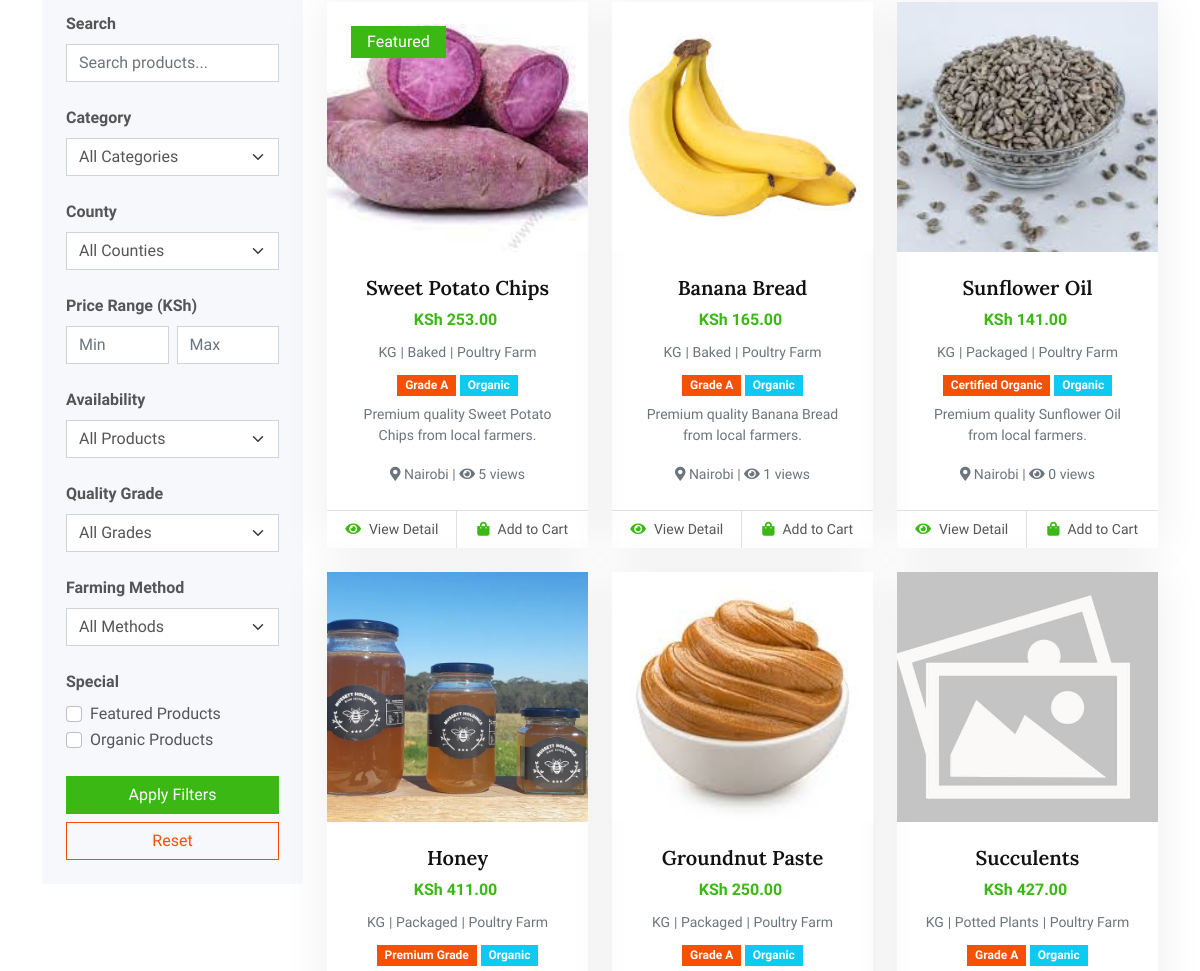
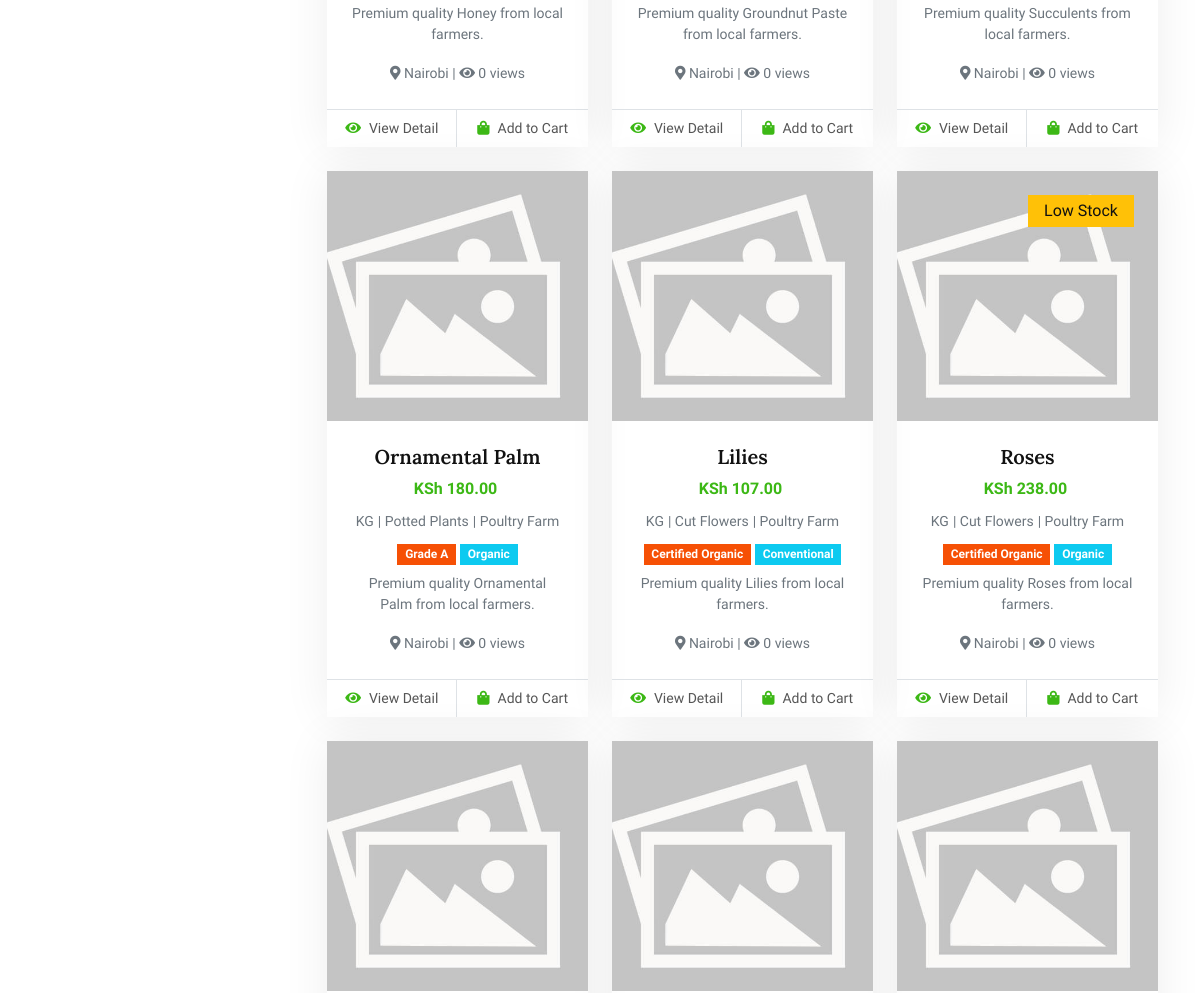
/products/ (middle part), run on an earlier commit of the app's database (2 pictures, top to bottom).
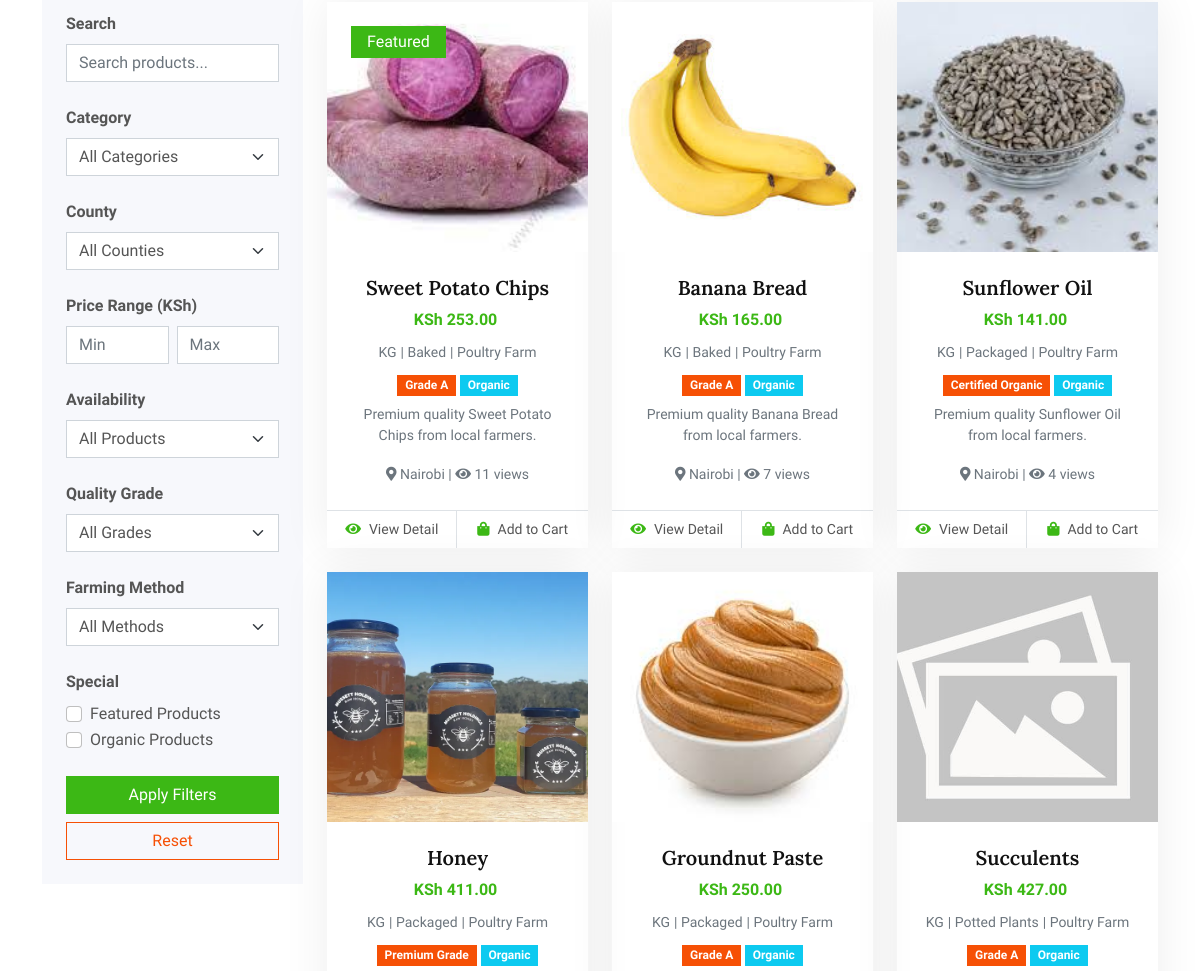
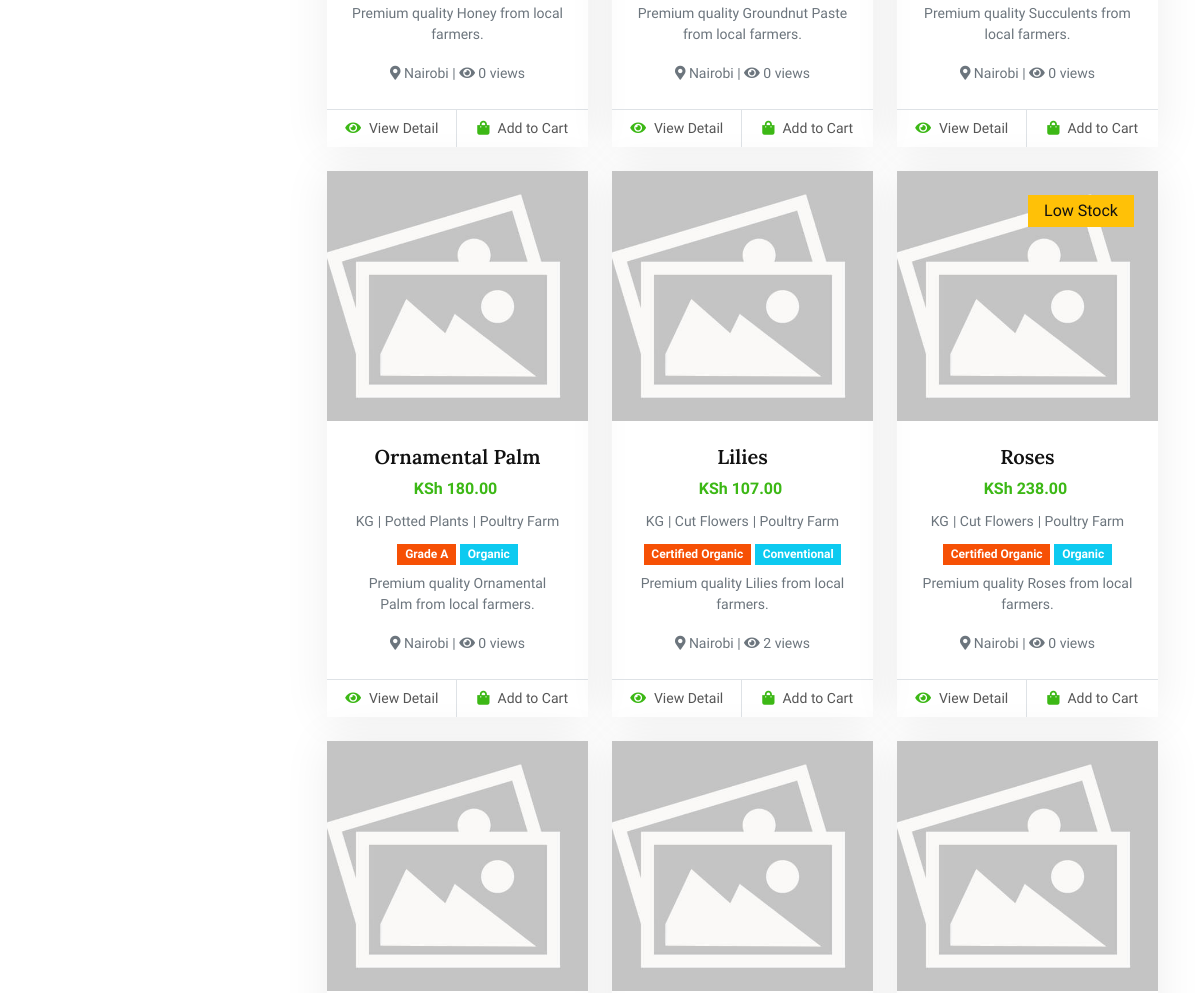
And on a later commit of the database (2 pictures, top to bottom).
### farmers_app/models.py (models this page shows, shortened)
class Product(models.Model):
    STOCK_STATUS_CHOICES = [
        ('available', 'Available'),
        ('low_stock', 'Low Stock'),
        ('sold_out', 'Sold Out'),
        ('harvesting', 'Currently Harvesting'),
        ('pre_order', 'Pre-Order (Future Harvest)'),
    ]
    UNIT_CHOICES = [
        ('kg', 'Kilogram'),
        ('g', 'Gram'),
        ('ltr', 'Liter'),
        ('ml', 'Milliliter'),
        ('pc', 'Piece'),
        ('dozen', 'Dozen'),
        ('bag', 'Bag (90kg)'),
        ('crate', 'Crate'),
        ('bunch', 'Bunch'),
        ('sack', 'Sack'),
        ('ton', 'Ton'),
        ('acre', 'Per Acre'),
    ]
    QUALITY_GRADE_CHOICES = [
        ('premium', 'Premium Grade'),
        ('grade_a', 'Grade A'),
        ('grade_b', 'Grade B'),
        ('standard', 'Standard'),
        ('organic', 'Certified Organic'),
    ]
    farmer = models.ForeignKey(FarmerProfile, on_delete=models.CASCADE, related_name='products')
    name = models.CharField(max_length=200)
    slug = models.SlugField(max_length=200, unique=True, blank=True)
    sku = models.CharField(max_length=100, unique=True, help_text='Stock Keeping Unit')
    description = models.TextField()
    short_description = models.CharField(max_length=300, blank=True)
    category = models.ForeignKey(Category, on_delete=models.CASCADE, related_name='products')
    subcategory = models.ForeignKey(SubCategory, on_delete=models.CASCADE, related_name='products', blank=True, null=True)
    price = models.DecimalField(max_digits=10, decimal_places=2)
    discount_price = models.DecimalField(max_digits=10, decimal_places=2, blank=True, null=True)
    minimum_order = models.DecimalField(max_digits=8, decimal_places=2, default=1)
    available_quantity = models.DecimalField(max_digits=10, decimal_places=2, default=0)
    stock_status = models.CharField(max_length=20, choices=STOCK_STATUS_CHOICES, default='available')
    low_stock_threshold = models.DecimalField(max_digits=8, decimal_places=2, default=10)
    unit = models.CharField(max_length=20, choices=UNIT_CHOICES, default='kg')
    quality_grade = models.CharField(max_length=20, choices=QUALITY_GRADE_CHOICES, default='standard')
    variety = models.CharField(max_length=100, blank=True, help_text='e.g., Sukuma Wiki, Improved Kienyeji')
    harvest_date = models.DateField(blank=True, null=True)
    expiry_date = models.DateField(blank=True, null=True)
    farming_method = models.CharField(max_length=100, blank=True, help_text='Organic, Conventional, etc.')
    is_active = models.BooleanField(default=True)
    is_featured = models.BooleanField(default=False)
    is_organic = models.BooleanField(default=False)
    is_available_for_preorder = models.BooleanField(default=False)
    total_sold = models.DecimalField(max_digits=10, decimal_places=2, default=0)
    view_count = models.PositiveIntegerField(default=0)
    created_at = models.DateTimeField(auto_now_add=True)
    updated_at = models.DateTimeField(auto_now=True)
    class Meta:
        ordering = ['-created_at']
        indexes = [
            models.Index(fields=['slug']),
            models.Index(fields=['sku']),
            models.Index(fields=['category', 'is_active']),
            models.Index(fields=['farmer', 'is_active']),
        ]
    @property
    def selling_price(self):
        return self.discount_price if self.discount_price else self.price
    @property
    def is_in_stock(self):
        return self.stock_status in ['available', 'low_stock']

class ProductImage(models.Model):
    product = models.ForeignKey(Product, on_delete=models.CASCADE, related_name='images')
    image = models.ImageField(upload_to='products/')
    alt_text = models.CharField(max_length=200, blank=True)
    is_main = models.BooleanField(default=False)
    sort_order = models.PositiveIntegerField(default=0)
    created_at = models.DateTimeField(auto_now_add=True)
    class Meta:
        ordering = ['sort_order', 'created_at']

class SubCategory(models.Model):
    category = models.ForeignKey(Category, on_delete=models.CASCADE, related_name='subcategories')
    name = models.CharField(max_length=100)
    slug = models.SlugField(max_length=100, blank=True)
    description = models.TextField(blank=True)
    is_active = models.BooleanField(default=True)
    created_at = models.DateTimeField(auto_now_add=True)
    class Meta:
        verbose_name_plural = "Sub Categories"
        unique_together = ('category', 'name')
        ordering = ['name']

class FarmerProfile(models.Model):
    FARM_TYPE_CHOICES = [
        ('crops', 'Crop Farming'),
        ('livestock', 'Livestock'),
        ('poultry', 'Poultry'),
        ('dairy', 'Dairy Farming'),
        ('mixed', 'Mixed Farming'),
        ('organic', 'Organic Farming'),
        ('greenhouse', 'Greenhouse Farming'),
    ]
    user = models.OneToOneField(CustomUser, on_delete=models.CASCADE, related_name='farmer_profile')
    farm_name = models.CharField(max_length=200)
    farm_size = models.DecimalField(max_digits=8, decimal_places=2, help_text='Size in acres')
    farm_type = models.CharField(max_length=20, choices=FARM_TYPE_CHOICES, default='crops')
    county = models.ForeignKey(County, on_delete=models.CASCADE)
    subcounty = models.ForeignKey(SubCounty, on_delete=models.CASCADE)
    ward = models.ForeignKey(Ward, on_delete=models.CASCADE)
    specific_location = models.CharField(max_length=200, help_text='Village, estate, or landmark')
    mpesa_number = models.CharField(max_length=15, validators=[RegexValidator(r'^\+?254\d{9}$')])
    bank_account = models.CharField(max_length=50, blank=True)
    bank_name = models.CharField(max_length=100, blank=True)
    description = models.TextField(blank=True)
    years_experience = models.PositiveIntegerField(default=0)
    certifications = models.TextField(blank=True, help_text='Organic, GAP, etc.')
    total_sales = models.DecimalField(max_digits=12, decimal_places=2, default=0)
    rating = models.DecimalField(max_digits=3, decimal_places=2, default=0)
    total_reviews = models.PositiveIntegerField(default=0)
    is_verified = models.BooleanField(default=False)
    is_active = models.BooleanField(default=True)
    created_at = models.DateTimeField(auto_now_add=True)
    updated_at = models.DateTimeField(auto_now=True)

class County(models.Model):
    name = models.CharField(max_length=100, unique=True)
    code = models.CharField(max_length=3, unique=True)
    created_at = models.DateTimeField(auto_now_add=True)
    class Meta:
        verbose_name_plural = "Counties"
        ordering = ['name']

### farmers_app/views.py (the view, shortened to what this page needs)
# urls.py: path('products/', views.product_list, name='product_list'),
def product_list(request):
    products = Product.objects.filter(is_active=True).select_related(
        'category', 'subcategory', 'farmer__user'
    ).prefetch_related('images')
    has_filters = False
    search_query = request.GET.get('q', '').strip()
    current_category = request.GET.get('category')
    if current_category:
        products = products.filter(category__slug=current_category)
        has_filters = True
    current_subcategory = request.GET.get('subcategory')
    if current_subcategory:
        products = products.filter(subcategory__slug=current_subcategory)
        has_filters = True
    min_price = request.GET.get('min_price')
    max_price = request.GET.get('max_price')
    stock_status = request.GET.get('stock_status')
    if stock_status:
        products = products.filter(stock_status=stock_status)
        has_filters = True
    featured = request.GET.get('featured')
    if featured:
        products = products.filter(is_featured=True)
        has_filters = True
    organic = request.GET.get('organic')
    if organic:
        products = products.filter(is_organic=True)
        has_filters = True
    quality_grade = request.GET.get('quality_grade')
    if quality_grade:
        products = products.filter(quality_grade=quality_grade)
        has_filters = True
    farming_method = request.GET.get('farming_method')
    if farming_method:
        products = products.filter(farming_method__icontains=farming_method)
        has_filters = True
    county = request.GET.get('county')
    if county:
        products = products.filter(farmer__county__slug=county)
        has_filters = True
    sort_by = request.GET.get('sort', '-created_at')
    sort_options = [
        ('-created_at', 'Newest First'),
        ('created_at', 'Oldest First'),
        ('name', 'Name A-Z'),
        ('-name', 'Name Z-A'),
        ('price', 'Price Low to High'),
        ('-price', 'Price High to Low'),
        ('-view_count', 'Most Popular'),
        ('-total_sold', 'Best Selling'),
        ('available_quantity', 'Stock Low to High'),
        ('-available_quantity', 'Stock High to Low'),
    ]
    if sort_by == 'price':
        products = products.extra(
            select={
                'selling_price': 'CASE WHEN discount_price IS NOT NULL AND discount_price < price THEN discount_price ELSE price END'
            }
        ).order_by('selling_price')
    elif sort_by == '-price':
        products = products.extra(
            select={
                'selling_price': 'CASE WHEN discount_price IS NOT NULL AND discount_price < price THEN discount_price ELSE price END'
            }
        ).order_by('-selling_price')
    else:
        products = products.order_by(sort_by)
    items_per_page = int(request.GET.get('per_page', 12))
    per_page_options = [8, 12, 16, 24, 36]
    if items_per_page not in per_page_options:
        items_per_page = 12
    paginator = Paginator(products, items_per_page)
    page = request.GET.get('page')
    page_obj = paginator.get_page(page)
    for product in page_obj:
        main_image = product.images.filter(is_main=True).first()
        if not main_image:
            main_image = product.images.first()
        product.main_image = main_image
    categories = Category.objects.filter(is_active=True).annotate(
        product_count=Count('products', filter=Q(products__is_active=True))
    ).order_by('sort_order', 'name')
    subcategories = []
    counties = County.objects.annotate(
        farmer_count=Count('farmerprofile', filter=Q(farmerprofile__is_active=True))
    ).filter(farmer_count__gt=0).order_by('name')
    stock_status_choices = Product.STOCK_STATUS_CHOICES
    quality_grade_choices = Product.QUALITY_GRADE_CHOICES
    farming_methods = Product.objects.filter(
        is_active=True,
        farming_method__isnull=False
    ).exclude(farming_method='').values_list('farming_method', flat=True).distinct()
    context = {
        'page_obj': page_obj,
        'categories': categories,
        'subcategories': subcategories,
        'counties': counties,
        'stock_status_choices': stock_status_choices,
        'quality_grade_choices': quality_grade_choices,
        'farming_methods': farming_methods,
        'sort_options': sort_options,
        'per_page_options': per_page_options,
        'search_query': search_query,
        'current_category': current_category,
        'current_subcategory': current_subcategory,
        'min_price': min_price,
        'max_price': max_price,
        'stock_status': stock_status,
        'county': county,
        'quality_grade': quality_grade,
        'farming_method': farming_method,
        'sort_by': sort_by,
        'items_per_page': items_per_page,
        'has_filters': has_filters,
        'total_products': paginator.count,
    }
    return render(request, 'product_list.html', context)

### templates/product_list.html (shortened to what the changed rows need)
{% extends 'base.html' %}
{% load static %}
{% block content %}
<div class="container-xxl py-5">
    <div class="container">
        <div class="row">
            <div class="col-lg-9">
                <div class="row g-4">
                    {% for product in page_obj %}
                    <div class="col-xl-4 col-lg-6 col-md-6 wow fadeInUp" data-wow-delay="{{ forloop.counter0|floatformat:1|add:"0.1" }}s">
                        <div class="product-item">
                            <div class="position-relative bg-light overflow-hidden">
                                {% if product.main_image %}
                                    <img class="img-fluid w-100" src="{{ product.main_image.image.url }}" alt="{{ product.name }}" style="height: 250px; object-fit: cover;">
                                {% else %}
                                    <img class="img-fluid w-100" src="{% static 'img/product-placeholder.jpg' %}" alt="{{ product.name }}" style="height: 250px; object-fit: cover;">
                                {% endif %}
                                {% if product.is_organic %}
                                    <div class="bg-success rounded text-white position-absolute start-0 top-0 m-4 py-1 px-3">Organic</div>
                                {% elif product.is_featured %}
                                    <div class="bg-primary rounded text-white position-absolute start-0 top-0 m-4 py-1 px-3">Featured</div>
                                {% endif %}
                            </div>
                            <div class="text-center p-4">
                                <a class="d-block h5 mb-2" href="{% url 'product_detail' product.slug %}">{{ product.name }}</a>
                                <div class="mb-2">
                                    <span class="text-primary me-1 fw-bold">KSh {{ product.selling_price }}</span>
                                </div>
                                <div class="mt-2">
                                    <small class="text-muted">{{ product.unit|upper }}</small>
                                    {% if product.subcategory %}
                                    <small class="text-muted"> | {{ product.subcategory.name }}</small>
                                    {% endif %}
                                    <small class="text-muted"> | {{ product.farmer.farm_name }}</small>
                                </div>
                                <div class="mt-2">
                                    {% if product.quality_grade != 'standard' %}
                                        <span class="badge bg-secondary">{{ product.get_quality_grade_display }}</span>
                                    {% endif %}
                                    {% if product.farming_method %}
                                        <span class="badge bg-info">{{ product.farming_method }}</span>
                                    {% endif %}
                                </div>
                                {% if product.short_description %}
                                <p class="text-muted small mt-2">{{ product.short_description|truncatechars:80 }}</p>
                                {% endif %}
                                <div class="mt-2">
                                    <small class="text-muted">
                                        <i class="fas fa-map-marker-alt"></i> {{ product.farmer.county.name }}
                                        | <i class="fas fa-eye"></i> {{ product.view_count }} views
                                    </small>
                                </div>
                            </div>
                            <div class="d-flex border-top">
                                <small class="w-50 text-center border-end py-2">
                                    <a class="text-body" href="{% url 'product_detail' product.slug %}">
                                        <i class="fa fa-eye text-primary me-2"></i>View Detail
                                    </a>
                                </small>
                                <small class="w-50 text-center py-2">
                                    {% if product.is_in_stock %}
                                        <a class="text-body" href="#" onclick="addToCart({{ product.id }})">
                                            <i class="fa fa-shopping-bag text-primary me-2"></i>Add to Cart
                                        </a>
                                    {% else %}
                                        <span class="text-muted">
                                            <i class="fa fa-ban text-muted me-2"></i>Out of Stock
                                        </span>
                                    {% endif %}
                                </small>
                            </div>
                        </div>
                    </div>
                    {% endfor %}
                </div>
            </div>
        </div>
    </div>
</div>
{% endblock %}

What changed in the data, as far as the page shows it:
changed Product "Sweet Potato Chips": view_count "5" → "11"
changed Product "Banana Bread": view_count "1" → "7"
changed Product "Sunflower Oil": view_count "0" → "4"
changed Product "Lilies": view_count "0" → "2"
